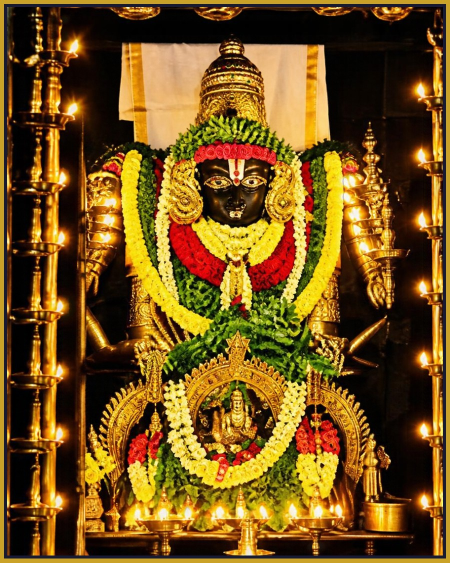
#> input picture assets/malai-nadu/01.jpg, 900 x 1125 px, given as the content of the folder /home/claude/mm/orig, which was not available (shown at 1/2 size)
$ python frame_photos.py
#> lines starting #> are read from the running program, lines starting #| are printed output that depends on the picture; pictures that were not available may be replaced by others from this repository, and a replacement may not be noted
# Frames every photo in orig/NN.jpg to the same size + border -> site assets/malai-nadu/NN.jpg
import glob, os
from PIL import Image, ImageDraw
W,H=900,1125; INDIGO=(23,26,53); GOLD=(201,162,39); GOLDL=(230,199,101)
OUT="/home/claude/site2/assets/malai-nadu"
for p in sorted(glob.glob("/home/claude/mm/orig/*.jpg")):
    n=os.path.basename(p)
    im=Image.open(p).convert("RGB")
#> im is the input picture: PIL image 900x1125 RGB; mean R, G, B 118.6, 84.1, 27.3
    pad=44                                   # constant border thickness
    bw,bh=W-2*pad,H-2*pad
    s=min(bw/im.width,bh/im.height)
#> s = 0.902
    im=im.resize((round(im.width*s),round(im.height*s)),Image.LANCZOS)
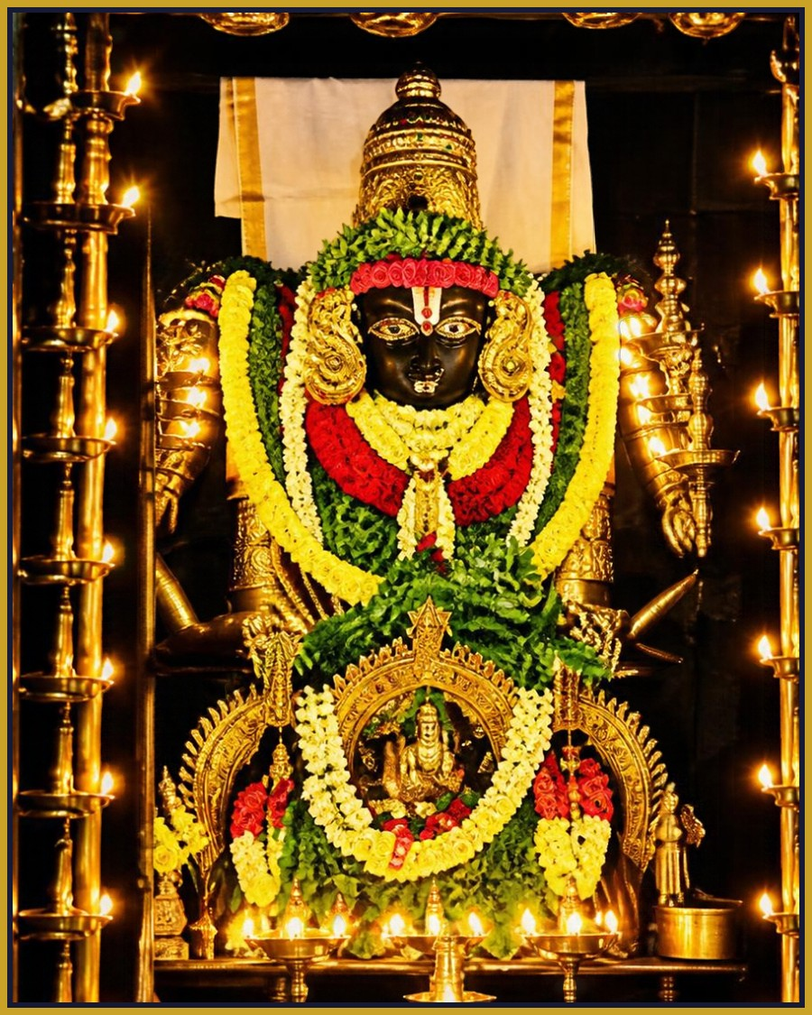
#> im: PIL image 812x1015 RGB; mean R, G, B 118.5, 84.1, 27.4
    c=Image.new("RGB",(W,H),INDIGO); d=ImageDraw.Draw(c)
#> after `c = Image.new('RGB', (W, H), INDIGO)`:
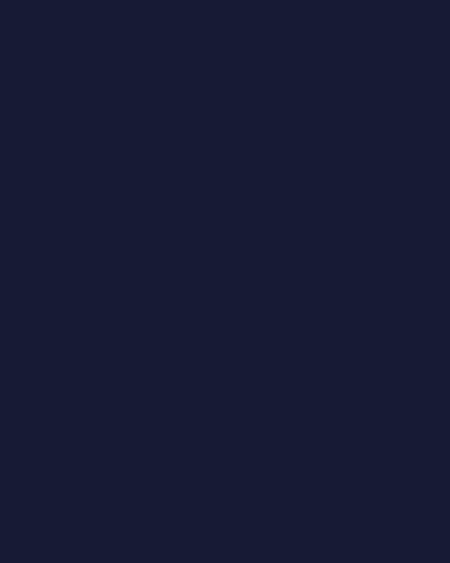
#> c: PIL image 900x1125 RGB (shown at 1/2 size); mean R, G, B 23, 26, 53
    d.rectangle([8,8,W-9,H-9],outline=GOLD,width=6)
    d.rectangle([22,22,W-23,H-23],outline=GOLDL,width=2)
    c.paste(im,((W-im.width)//2,(H-im.height)//2))
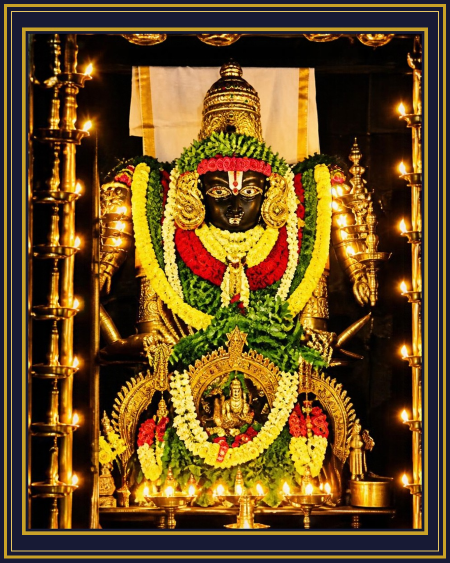
#> c: PIL image 900x1125 RGB (shown at 1/2 size); mean R, G, B 106.5, 77.8, 32.2
    c.save(os.path.join(OUT,n),quality=90)
    print(n,"->",im.size)
#| 01.jpg -> (812, 1015)

$ run again, on assets/malai-nadu/06.jpg
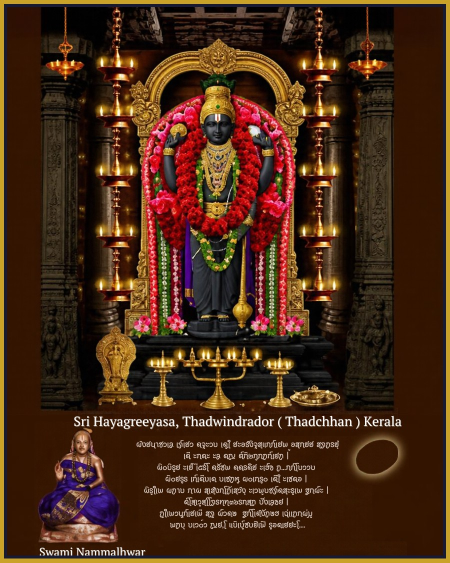
#> input picture assets/malai-nadu/06.jpg, 900 x 1125 px, given as the content of the folder /home/claude/mm/orig, which was not available (shown at 1/2 size)
#> im is the input picture: PIL image 900x1125 RGB; mean R, G, B 72.2, 42.3, 22.4
#> `im=im.resize((round(im.width*s),round(im.height*s)),Image.LANCZOS)`:
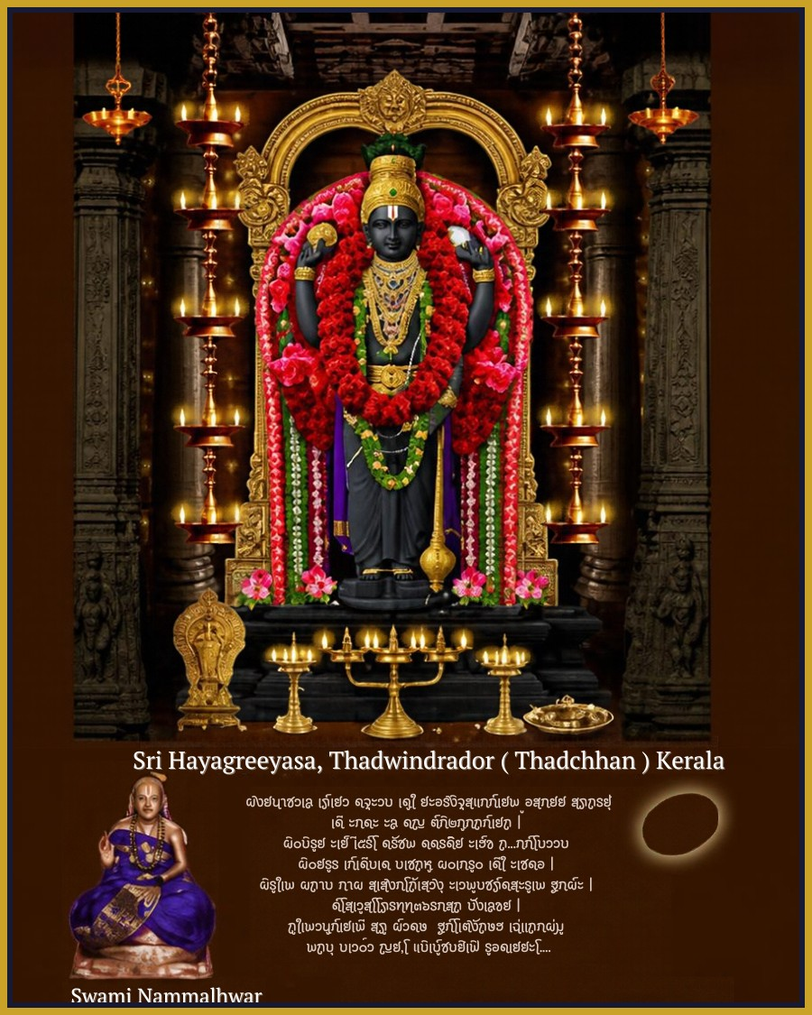
#> im: PIL image 812x1015 RGB; mean R, G, B 72.2, 42.3, 22.5
#> `c.paste(im,((W-im.width)//2,(H-im.height)//2))`:
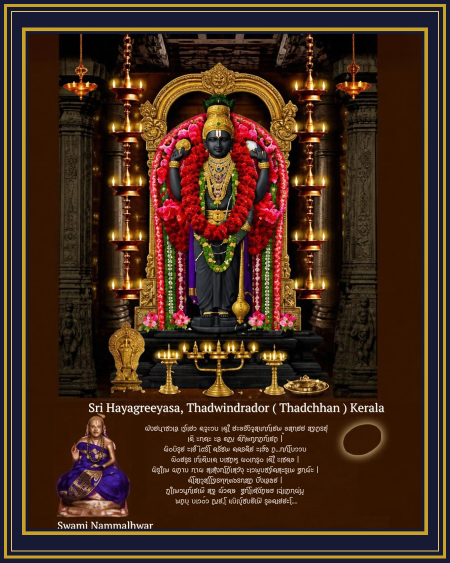
#> c: PIL image 900x1125 RGB (shown at 1/2 size); mean R, G, B 68.8, 43.8, 28.2
#| 06.jpg -> (812, 1015)
